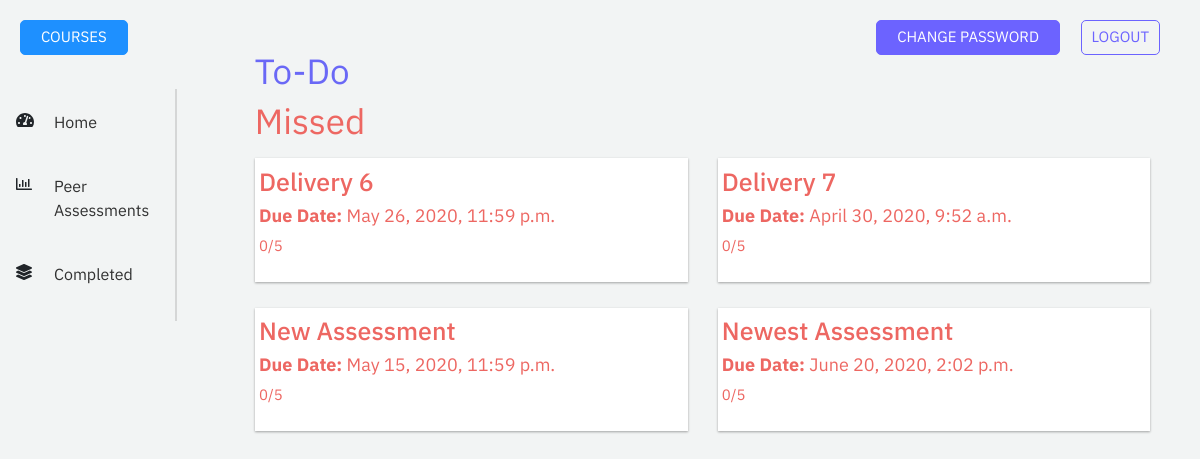
Screenshot of /4/peer-assessments (signed in) with the database file from the repository.
### accounts/models.py (models this page shows, shortened)
class Assessment_Completion(models.Model):
    user = models.ForeignKey('User',on_delete=models.CASCADE,related_name='user_assessment')
    assessment = models.ForeignKey('Peer_Assessment',on_delete=models.CASCADE,related_name="assessment_name")
    is_completed = models.BooleanField(default = False)
    student = models.ForeignKey('User',on_delete=models.CASCADE,related_name='student_assessment', default="")
    course = models.ForeignKey('Course',on_delete=models.CASCADE,related_name='completion_courses', default="")
    class Meta:
        constraints = [
            models.UniqueConstraint(fields=['user','assessment','student','course'],name = 'unique_assessment_completion'),
        ]

class Peer_Assessment(models.Model):
    name = models.CharField(max_length = 200,default="")
    start_date = models.DateTimeField(default = "")
    end_date = models.DateTimeField(default = "")
    is_published = models.BooleanField(default=False)
    def __str__(self):
        return self.name

### backend/views.py (the view)
# urls.py: path('<int:course_id>/peer-assessments', views.peer_assessments, name='peer-assessments'),
def peer_assessments(request, course_id):
    storage = messages.get_messages(request)
    course = get_object_or_404(Course, id=course_id)
    todo_assessments, missed_assessments = get_peer_assessments(request, course)
    return render(request, 'backend/peer-assessments.html', {'course': course,
        'todo_assessments':todo_assessments,
        'missed_assessments': missed_assessments})
    args = {'message': storage}

### accounts/helpers.py (called while the page is built, shortened)
def get_teammates(team, user, exclude=None):
    if exclude:
        exclude.append(user)
        teammates = Team_Enrollment.objects.filter(team=team).exclude(user__in=exclude).select_related('user')
    else:
        teammates = Team_Enrollment.objects.filter(team=team).exclude(user=user).select_related('user')
    return teammates

def get_current_team(user, course):
    active_teams = Team_Enrollment.objects.filter(user=user.pk, is_active=True).select_related('team')
    course_team = None
    for team in active_teams:
        if team.team.course_id == course.id:
            course_team = team
    return team

def get_student_assessments(request, course):
    current_user = request.user.pk
    course_assessments = Course_Assessment.objects.filter(course = course).select_related('assessment')
    assessments = []
    for assessment in course_assessments:
        if assessment.assessment.is_published:
            student_assessment = Assessment_Completion.objects.filter(user_id=current_user, assessment_id=assessment.assessment_id)
            assessments += student_assessment
    return assessments

def get_peer_assessments(request, course, completed=False, team_info=False):
    current_team = get_current_team(request.user, course)
    teammates = get_teammates(current_team.team.id, request.user)
    student_assessments = get_student_assessments(request, course)
    if completed == False:
        todo_assessments, missed_assessments = get_incomplete_assessments(student_assessments)
        if team_info:
            return todo_assessments, missed_assessments, current_team, teammates
        else:
            return todo_assessments, missed_assessments

def get_incomplete_assessments(assessments):
    missed_assessments = []
    todo_assessments = []
    dup_assessments = []
    for assessment in assessments:
        if assessment.is_completed == False:
            if pytz.utc.localize(datetime.now()) > assessment.assessment.end_date:
                if assessment.assessment not in dup_assessments:
                    missed_assessments.append(assessment)
                    dup_assessments.append(assessment.assessment)
            else:
                if assessment.assessment not in dup_assessments:
                    todo_assessments.append(assessment)
                    dup_assessments.append(assessment.assessment)
    return todo_assessments, missed_assessments

### backend/templates/backend/peer-assessments.html (shortened to what this page needs)
<!DOCTYPE html>
<html lang="en" dir="ltr">
<head>
  {% load static %}
  <link rel="stylesheet" href="https://stackpath.bootstrapcdn.com/bootstrap/4.4.1/css/bootstrap.min.css">
  <link rel="stylesheet" href="{% static 'backend/globals.css' %}">
  <link rel="stylesheet" href="{% static 'backend/navbar.css' %}">
  <link rel="stylesheet" href="{% static 'backend/peer-assessments.css' %}">
</head>
<body>
  <div class="row">
    <div class="col-lg-2">
      <nav class="navbar navbar-expand-lg">
        <div class="collapse navbar-collapse" id="navbarToggler">
          <ul class="navbar-nav fixed flex-column">
            <li class="nav-item">
              <i class="fas fa-tachometer-alt navigation-img"></i>
              <a class="nav-link navigation-link" href="{% url 'student-home' course.id %}">Home</a>
            </li>
            <li class="nav-item">
              <i class="far fa-chart-bar navigation-img"></i>
              <a class="nav-link navigation-link" href="">Peer Assessments</a>
            </li>
            <li class="nav-item">
              <i class="fas fa-layer-group navigation-img"></i>
              <a class="nav-link navigation-link" href="{% url 'completed-assessments' course.id %}">Completed</a>
            </li>
          </ul>
          <div class="vl"></div>
        </div>
      </nav>
    </div>
    <div class="col-lg-10">
      <div class="container-fluid">
        <div class="to-do-section">
          <h1>To-Do</h1>
        </div>
        <div class="missed-section">
          <h1>Missed</h1>
          <div class="row">
          {% for missed in missed_assessments %}
          <div class="col-lg-6 col-md-6">
          <div class="missed-box box">
            <h2 class="assessment-title">{{ missed.assessment }}</h2>
            <h3 class="due-date"><strong>Due Date: </strong>{{ missed.assessment.end_date }}</h3>
            <p>0/5</p>
            </div>
          </div>
          {% endfor %}
        </div>
        </div>
      </div>
    </div>
    <a class="change-password-btn" href="{% url 'change-password' %}">CHANGE PASSWORD</a>
		<a class="logout-btn" href="{% url 'log_out' %}">LOGOUT</a>
    <a class="courses-btn" href="{% url 'courses' %}">COURSES</a>
  </div>
</body>
</html>

### backend/static/backend/globals.css (style rules this page uses)
html, body { max-width: 100%; overflow-x: hidden; overflow-y: visible; }
html { height: 100%; }
body { font-family: 'IBM Plex Sans', sans-serif; background-color: #F2F4F4; min-width: 100%; height: 100%; }
h1 { font-weight: 500; font-size: 35px; }
h2 { font-weight: 400; font-size: 25px; }
.box { -webkit-box-shadow: 0 1px 3px rgba(0, 0, 0, 0.12), 0 1px 2px rgba(0, 0, 0, 0.24); -moz-box-shadow: 0 1px 3px rgba(0, 0, 0, 0.12), 0 1px 2px rgba(0, 0, 0, 0.24); -ms-box-shadow: 0 1px 3px rgba(0, 0, 0, 0.12), 0 1px 2px rgba(0, 0, 0, 0.24); -o-box-shadow: 0 1px 3px rgba(0, 0, 0, 0.12), 0 1px 2px rgba(0, 0, 0, 0.24); box-shadow: 0 1px 3px rgba(0, 0, 0, 0.12), 0 1px 2px rgba(0, 0, 0, 0.24); -webkit-transition: all 0.25s ease-in-out; -moz-transition: all 0.25s ease-in-out; -ms-transition: all 0.25s ease-in-out; -o-transition: all 0.25s ease-in-out; transition: all 0.25s ease-in-out; display: inline-block; background-color: white; padding: 2% 20% 2% 1%; margin: 2% 0 4% 0; }
.logout-btn { position: absolute; top: 0; right: 40px; margin-top: 20px; border: 1px solid; padding: 5px 10px; border-color: #6C63FF; border-radius: 5px; font-size: 15px; color: #6C63FF; }
.change-password-btn { position: absolute; top: 0; right: 140px; margin-top: 20px; border: 1px solid; padding: 5px 20px; border-color: #6C63FF; border-radius: 5px; font-size: 15px; background-color: #6C63FF; color: white; overflow: hidden; white-space: nowrap; }
.courses-btn { position: absolute; top: 0; left: 20px; margin-top: 20px; border: 1px solid; padding: 5px 20px; border-color: dodgerblue; border-radius: 5px; font-size: 15px; background-color: dodgerblue; color: white; overflow: hidden; white-space: nowrap; }

### backend/static/backend/navbar.css (style rules this page uses)
.navbar { margin-top: 70px; }
.nav-item { display: inline-block; position: relative; margin: 0; }
.navigation-link { font-size: 16px; color: #313131; text-align: left; margin-left: 30px; font-weight: 400; }
.navigation-img { position: relative; top: 30px; }
.vl { border-left: 2px solid #d5d6d6; height: 100%; display: inline-block; position: absolute; left: 100%; top: 8%; width: 0px; }

### backend/static/backend/peer-assessments.css (style rules this page uses)
.container-fluid { padding: 5%; }
.box { width: 100%; }
h1 { font-weight: 400; font-size: 35px; }
h2 { font-size: 25px; font-weight: 500; }
h3 { font-size: 18px; font-weight: 400; }
p { font-size: 15px; }
.to-do-section h1 { color: #6a68f6; }
.missed-section { color: #ed6762; }

### rows the page displays
Assessment_Completion: assessment "Delivery 6", assessment.end_date "May 26, 2020, 11:59 p.m."
Assessment_Completion: assessment "Delivery 7", assessment.end_date "April 30, 2020, 9:52 a.m."
Assessment_Completion: assessment "New Assessment", assessment.end_date "May 15, 2020, 11:59 p.m."
Assessment_Completion: assessment "Newest Assessment", assessment.end_date "June 20, 2020, 2:02 p.m."
